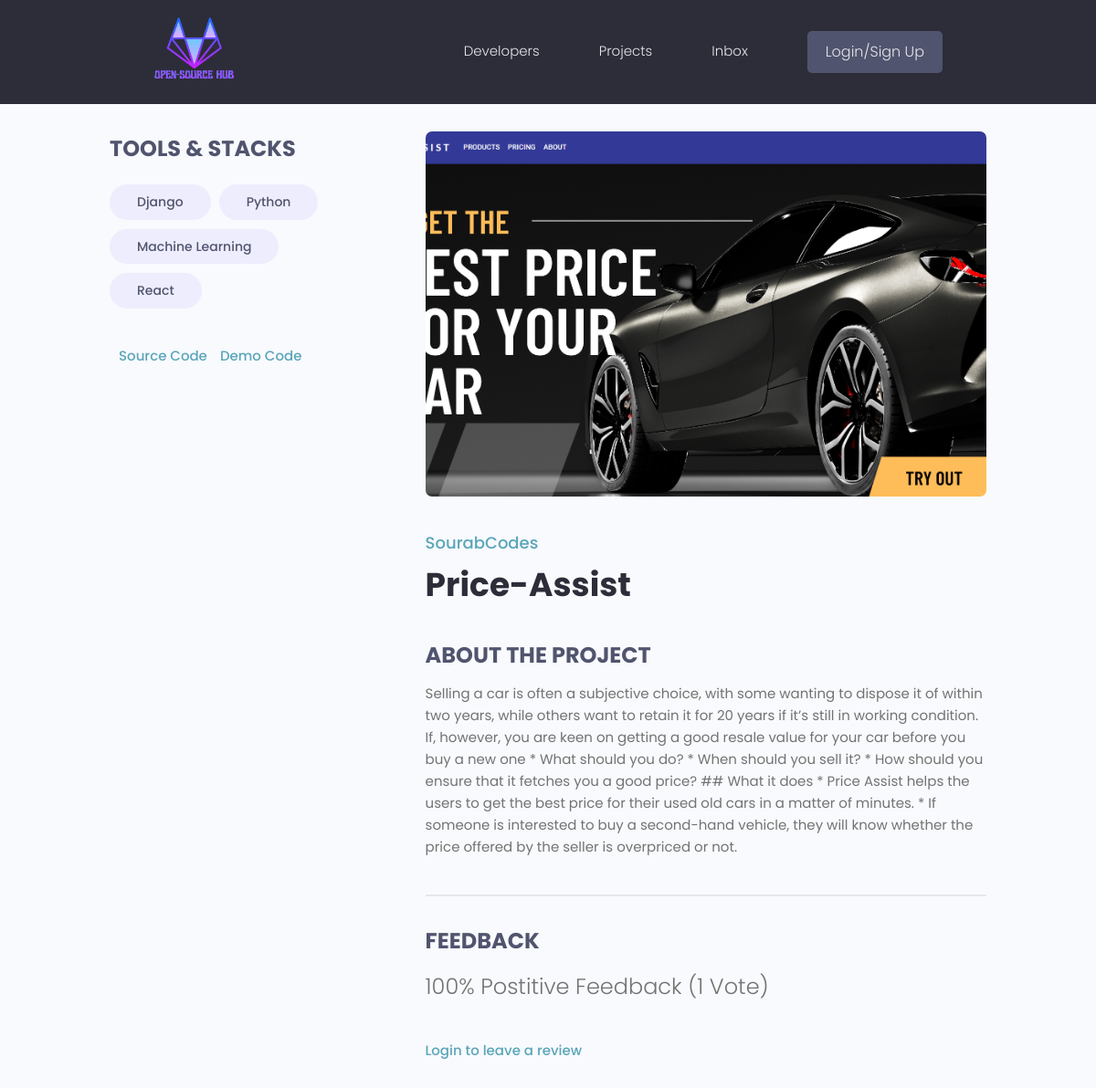
/project/b40884ff5e594fc8b222b94eaabb8d4e/, run on the app's committed database.
### projects/models.py (models this page shows, shortened)
class Tag(models.Model):
    name=models.CharField(max_length=200)
    created=models.DateTimeField(auto_now_add=True)
    id= models.UUIDField(default=uuid.uuid4, unique=True, primary_key=True, editable=False)
    def __str__(self):
        return self.name

class Project(models.Model):
    owner=models.ForeignKey(Profile,null=True,on_delete=models.SET_NULL)
    title=models.CharField(max_length=200)
    featured_image=models.ImageField(default="",null=True, blank=True)
    description=models.TextField(null=True,blank=True)
    demo_link=models.CharField(max_length=2000, null=True, blank=True)
    source_link=models.CharField(max_length=2000, null=True, blank=True)
    tags=models.ManyToManyField("Tag", blank=True)
    vote_total=models.IntegerField(default=0,null=True,blank=True)
    vote_ratio=models.IntegerField(default=0,null=True,blank=True)
    created=models.DateTimeField(auto_now_add=True)
    id=models.UUIDField(default=uuid.uuid4,unique=True,primary_key=True,editable=False)
    class Meta:
        ordering=['-vote_ratio','-vote_total','title']
    @property
    def reviewers(self):
        queryset=self.review_set.all().values_list('owner__id')
        return queryset
    @property
    def imageurl(self):
        try:
            img=self.featured_image.url
        except:
            img=""
        return img

### users/models.py (models this page shows, shortened)
class Profile(models.Model):
    user=models.OneToOneField(User, on_delete=models.CASCADE, null=True,blank=True)
    name=models.CharField(max_length=200,blank=True,null=True)
    email=models.EmailField(max_length=500, blank=True, null=True)
    username=models.CharField(max_length=200,blank=True,null=True)
    location=models.CharField(max_length=200,blank=True,null=True)
    short_intro=models.CharField(max_length=200,blank=True,null=True)
    bio=models.TextField(blank=True,null=True)
    profile_image=models.ImageField(null=True,blank=True, upload_to='profiles/',default="profiles/user-default.png")
    github=models.CharField(max_length=200,blank=True,null=True)
    linkedin=models.CharField(max_length=200,blank=True,null=True)
    portfolio=models.CharField(max_length=200,blank=True,null=True)
    created=models.DateTimeField(auto_now_add=True)
    id=models.UUIDField(default=uuid.uuid4,primary_key=True,editable=False)

### projects/views.py (the view, shortened to what this page needs)
# urls.py: path('project/<str:pk>/', views.project , name="project"),
def project(request,pk):
    projectObj=Project.objects.get(id=pk)
    tags=projectObj.tags.all()
    form=ReviewForm()
    files={'Project':projectObj ,'tags':tags, 'form':form }
    return render(request,"projects/Selected.html",files)

### projects/templates/projects/Selected.html (shortened to what this page needs)
{% extends 'basic.html' %}
{% block content %}
<main class="singleProject my-md">
    <div class="container">
      <div class="layout">
        <div class="column column--1of3">
          <h3 class="singleProject__subtitle">Tools & Stacks</h3>
          <div class="singleProject__toolStack">
            {% for tag in Project.tags.all %}
            <span class="tag tag--pill tag--sub tag--lg">
                <small>{{tag}}</small>
            </span>
            {% endfor %}
          </div>
          {% if Project.source_link %}
          <a class="singleProject__liveLink" href="#" target="_blank">Source Code
          </a>
          {% endif %}
          {% if Project.demo_link %}
          <a class="singleProject__liveLink" href="#" target="_blank">Demo Code
          </a>
          {% endif %}
        </div>
        <div class="column column--2of3">
          <img class="singleProject__preview" src="{{Project.imageurl}}" alt="portfolio thumbnail" />
          <a href="{% url 'user-profile' Project.owner.id %}" class="singleProject__developer">{{Project.owner.name}}</a>
          <h2 class="singleProject__title">{{ Project.title }}</h2>
          <h3 class="singleProject__subtitle">About the Project</h3>
          <div class="singleProject__info">
            {{ Project.description }}
          </div>
          <div class="comments">
            <h3 class="singleProject__subtitle">Feedback</h3>
            <h5 class="project--rating">
                {{Project.vote_ratio}}% Postitive Feedback ({{Project.vote_total}} Vote{{Project.vote_total|pluralize:"s"}})
            </h5>
            {% if request.user.profile.id in Project.reviewers %}
            <p>Already reviewed</p>
            {% comment %} {% elif request.user.profile == project.owner %} {% endcomment %}
            {% elif request.user.profile == Project.owner %}
            <p>Cannot review your own work</p>
            {% comment %} {% else %} {% endcomment %}
            {% else %}
            <a href="{% url 'login' %}?next={{request.path}}">Login to leave a review</a>
            {% endif %}
          </div>
        </div>
      </div>
    </div>
  </main>
{% endblock %}

### static/styles/app.css (style rules this page uses)
:root { --color-sub: #2d2d39; }
img { width: 100%; }
.singleProject .column--1of3 { order: 2; }
@media screen and (min-width: 1081px) { .singleProject .column--1of3 { order: 1; } }
@media screen and (min-width: 1081px) { .singleProject .column--2of3 { order: 2; } }
.singleProject__toolStack { margin-top: 2rem; margin-bottom: 4rem; }
.singleProject__liveLink { font-weight: 500; transition: all 0.3s ease-in-out; border-bottom: 2px solid transparent; }
.singleProject__preview { height: 50vh; object-fit: cover; object-position: top center; margin-bottom: 3rem; border-radius: 0.7rem; }
.singleProject__developer { font-size: 1.8rem; font-weight: 500; }
.singleProject__title { font-size: 3.6rem; font-weight: 700; color: var(--color-sub); margin-bottom: 3rem; }
.project--rating { margin-bottom: 1.6em; margin-top: .5em; }
.singleProject__subtitle { text-transform: uppercase; font-size: 2.4rem; font-weight: 700; color: var(--color-sub-light); margin-bottom: 1rem; }
.comments { margin-top: 4rem; padding-top: 3rem; border-top: 2px solid var(--color-light); }

### static/uikit/styles/modules/_variables.css (style rules this page uses)
:root { --color-main: #5aa5b9; --color-main-light: #e6faff; --color-sub: #3f4156; --color-sub-light: #51546e; --color-sub-lighter: #ededfd; --color-text: #737373; --color-gray: #8b8b8b; --color-light: #e5e7eb; --color-light-gray: #767676; --color-bg: #f8fafd; --color-white: #fffefd; --color-white-light: #f3f3f3; --color-success: #359e64; --color-success-bg: #def8e8; --color-error: #fc4b0b; --color-error-bg: #fff2ee; --font-base: 'Poppins', arial, helvetica, 'Segoe UI', roboto, ubuntu, sans-serif; --font-monospace: 'Fira Code', 'Courier New', courier, monospace; --font-regular: 300; --font-medium: 500; --font-bold: 700; --generic-shadow: 1px 1px 5px #00000010; --generic-transition: all 0.3s ease-in-out; }

### static/uikit/styles/modules/_base.css (style rules this page uses)
* { margin: 0; padding: 0; box-sizing: border-box; text-rendering: optimizeLegibility; color: inherit; font-size: inherit; }
html { font-size: 50%; }
@media only screen and (min-width: 480px) { html { font-size: 56.25%; } }
@media only screen and (min-width: 1200px) { html { font-size: 62.5%; } }
body { line-height: 1.6; font-weight: 400; font-size: 1.5rem; color: var(--color-text); background-color: var(--color-bg); min-height: 100vh; }

### static/uikit/styles/modules/_typography.css (style rules this page uses)
* { font-family: var(--font-base); }
h2 { font-size: 3.6rem; font-weight: var(--font-bold); }
h3 { font-size: 3.2rem; font-weight: var(--font-medium); }
h5 { font-size: 2.4rem; font-weight: var(--font-medium); }
h5, h6 { font-weight: var(--font-regular); }
p, span, strong { font-size: 1.6rem; color: var(--color-text); font-weight: var(--font-regular); }
a { padding-bottom: 2px; text-decoration: none; display: inline-block; color: var(--color-main); font-weight: var(--font-medium); }

### static/uikit/styles/modules/_utilities.css (style rules this page uses)
.container { width: 92%; max-width: 165rem; margin: 0 auto; box-sizing: border-box; }
@media screen and (min-width: 1000px) { .container { width: 90%; } }
@media screen and (min-width: 1200px) { .container { width: 80%; } }
.my-md { margin: 3rem auto; }

### static/uikit/styles/modules/_tag.css (style rules this page uses)
.tag { display: inline-flex; align-items: center; background-color: var(--color-sub); height: -webkit-fit-content; height: -moz-fit-content; height: fit-content; width: -webkit-fit-content; width: -moz-fit-content; width: fit-content; border-radius: 0.5rem; padding: 0.5rem 1.5rem; font-size: 1.2rem; cursor: pointer; }
.tag:not(:last-child) { margin-right: 0.25rem; margin-bottom: 0.75rem; }
.tag > small { color: var(--color-white); }
.tag--pill { border-radius: 5rem; }
.tag--sub, .tag--sub > small { background: var(--color-sub-lighter); color: var(--color-sub-light); font-weight: 500; }
.tag--lg { padding: 0.8rem 3rem; font-size: 1.4rem; }
.tag--lg:not(:last-child) { margin-right: 0.5rem; margin-bottom: 1rem; }

### static/uikit/styles/modules/_layout.css (style rules this page uses)
.layout { display: flex; flex-flow: row wrap; justify-content: space-between; }
.layout > .column { margin-bottom: 3rem; }
.layout > .column.column--1of3 { flex-basis: 30%; }
.layout > .column.column--2of3 { flex-basis: 64%; }

### data on the page
Tag: name "Django"
Tag: name "Python"
Tag: name "Machine Learning"
Tag: name "React"
Project: imageurl (picture), owner.name "SourabCodes", title "Price-Assist", description "Selling a car is often a subjective choice, with some wanting to dispose it of within two years, while others want to retain it for 20 years if it’s still in working condition. If, however, you are keen on getting a good resale value for your car before you buy a new one * What should you do? * When should you sell it? * How should you ensure that it fetches you a good price? ## What it does * Price Assist helps the users to get the best price for their used old cars in a matter of minutes. * If someone is interested to buy a second-hand vehicle, they will know whether the price offered by the seller is overpriced or not.", vote_ratio "100", vote_total "1"
